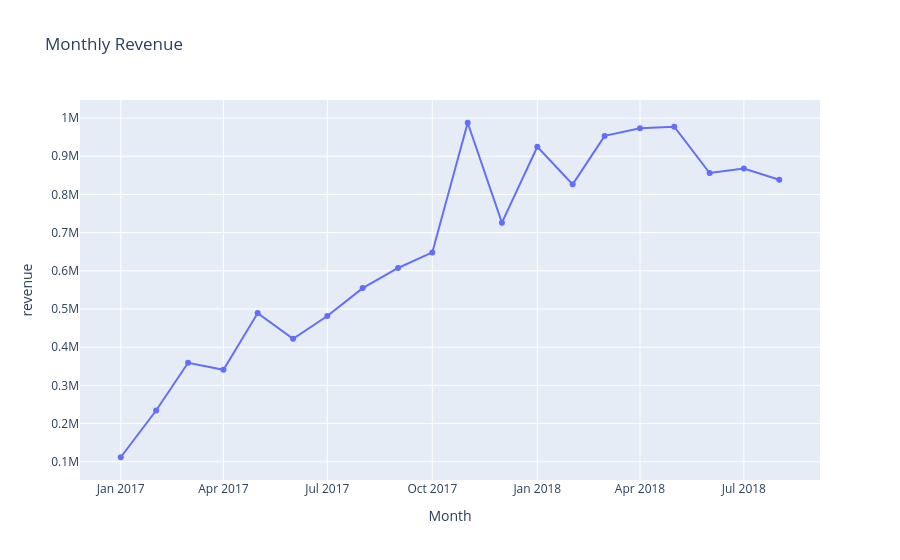

This figure's notebook cell:
### Code cell
plot_df = Monthly.reset_index()
plot_df["Month"] = plot_df["Month"].astype(str)
plot_df = plot_df[plot_df["Month"] >= "2017-01"]

fig = px.line(plot_df, x="Month", y="revenue", title="Monthly Revenue", markers=True)
fig

### Figure 1 — Plotly figure (JSON) as saved in the notebook; plotly's stock layout.template omitted (floating-point values rounded to 4 significant figures)
{"data": [{"hovertemplate": "Month=%{x}<br>revenue=%{y}<extra></extra>", "legendgroup": "", "line": {"color": "#636efa", "dash": "solid"}, "marker": {"symbol": "circle"}, "mode": "lines+markers", "name": "", "orientation": "v", "showlegend": false, "type": "scatter", "x": ["2017-01", "2017-02", "2017-03", "2017-04", "2017-05", "2017-06", "2017-07", "2017-08", "2017-09", "2017-10", "2017-11", "2017-12", "2018-01", "2018-02", "2018-03", "2018-04", "2018-05", "2018-06", "2018-07", "2018-08"], "xaxis": "x", "y": [111800.0, 234200.0, 359200.0, 340700.0, 489300.0, 421900.0, 481600.0, 554700.0, 607400.0, 648200.0, 987800.0, 726000.0, 924600.0, 826400.0, 953400.0, 973500.0, 977500.0, 856100.0, 868000.0, 838600.0], "yaxis": "y"}], "layout": {"legend": {"tracegroupgap": 0}, "title": {"text": "Monthly Revenue"}, "xaxis": {"anchor": "y", "domain": [0, 1], "title": {"text": "Month"}}, "yaxis": {"anchor": "x", "domain": [0, 1], "title": {"text": "revenue"}}}}
